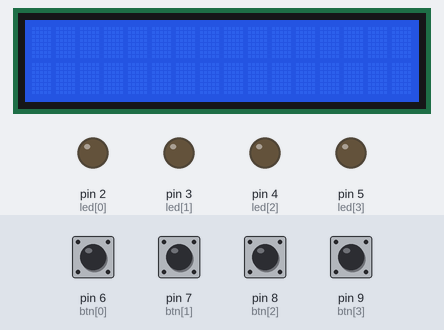
A sketch run on a simulated Arduino Uno, built with avr-gcc and run on an emulated ATmega328P. On the bench: 16×2 character LCD, output pins drawn as LEDs (lit = HIGH). Inputs (shaded band) come from the test bench; at power-on: pin 6 (btn[0]), pin 7 (btn[1]), pin 8 (btn[2]), pin 9 (btn[3]) HIGH.

Above: at 1.2 s.
1.3 s: pin 7 (btn[1]) pulled LOW for 0.15 s
At 2.9 s:
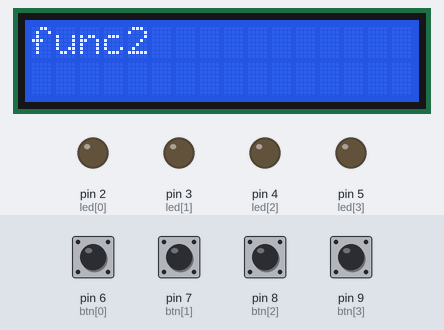
3.2 s: pin 8 (btn[2]) pulled LOW for 0.15 s
At 4.5 s:
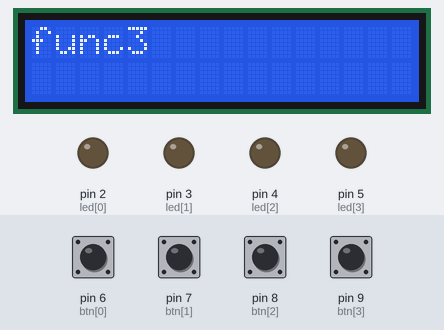
5.3 s: pin 9 (btn[3]) pulled LOW for 0.15 s
At 7.3 s:
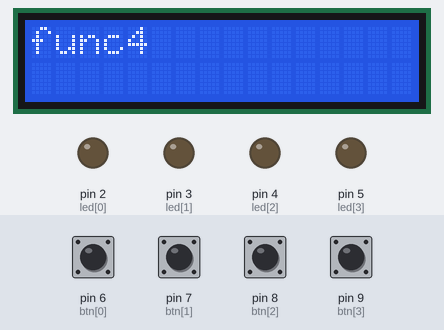
7.6 s: pin 6 (btn[0]) pulled LOW for 0.15 s
At 8.8 s:
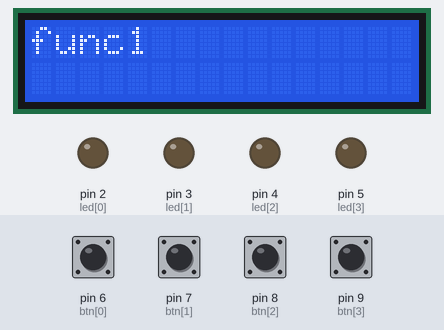
Timing chart, 0 to 10.3 s (numbered marks = the images above; inputs shaded):
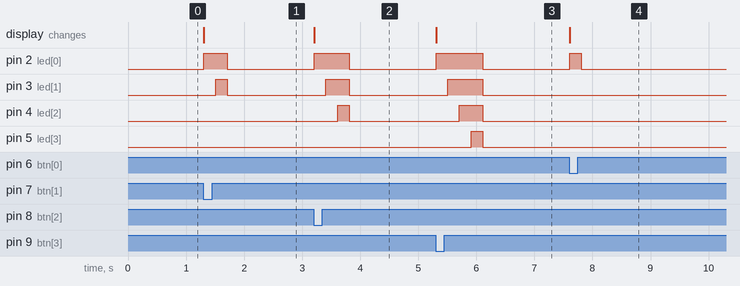

The sketch:

baimorong2.ino
```cpp
#include <Wire.h>
#include <LiquidCrystal_I2C.h>

LiquidCrystal_I2C lcd(0x27, 16, 2);

int btn[4] = {6, 7, 8, 9};
int led[4] = {2, 3, 4, 5};

void setup() {
  lcd.init();
  lcd.backlight();

  for (int i = 0; i < 4; i++) {
    pinMode(btn[i], INPUT_PULLUP);
    pinMode(led[i], OUTPUT);
  }
}

void loop() {
  for (int i = 0; i < 4; i++) {
    if (digitalRead(btn[i]) == LOW) {
      lcd.clear();
      lcd.setCursor(0,0);
      lcd.print("func");
      lcd.print(i + 1);

      // hiệu ứng LED
      for (int j = 0; j <= i; j++) {
        digitalWrite(led[j], HIGH);
        delay(200);
      }
      for (int j = 0; j <= i; j++) {
        digitalWrite(led[j], LOW);
      }

      delay(500);
    }
  }
}
```

Measured:
- after the input at 1.3 s, pin 2 (led[0]): LOW → HIGH at once, → LOW 0.40 s later; pin 3 (led[1]): LOW → HIGH after 0.21 s, → LOW 0.20 s later; the display: changes at once (image 1)
- after the input at 3.2 s, pin 2 (led[0]): LOW → HIGH at once, → LOW 0.60 s later; pin 3 (led[1]): LOW → HIGH after 0.21 s, → LOW 0.40 s later; pin 4 (led[2]): LOW → HIGH after 0.41 s, → LOW 0.20 s later; the display: changes at once (image 2)
- after the input at 5.3 s, pin 2 (led[0]): LOW → HIGH at once, → LOW 0.80 s later; pin 3 (led[1]): LOW → HIGH after 0.21 s, → LOW 0.60 s later; pin 4 (led[2]): LOW → HIGH after 0.41 s, → LOW 0.40 s later; pin 5 (led[3]): LOW → HIGH after 0.61 s, → LOW 0.20 s later; the display: changes at once (image 3)
- after the input at 7.6 s, pin 2 (led[0]): LOW → HIGH at once, → LOW 0.20 s later; the display: changes at once (image 4)
